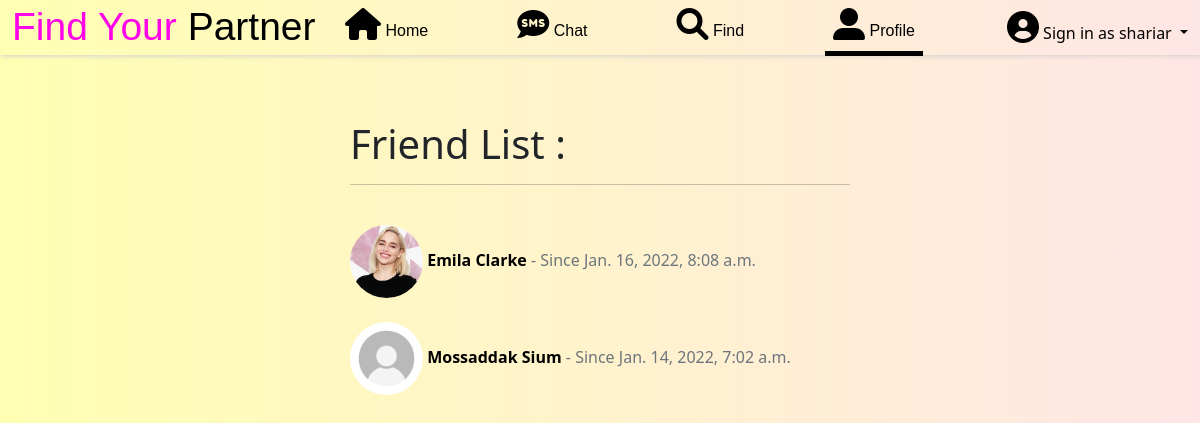
/user_friend_list (signed in), run on the app's committed database.
### homepage/models.py (models this page shows, shortened)
class profile(models.Model):
    name = models.CharField (max_length=99,null=True,blank=True)
    username = models.CharField (max_length=99,null=True,blank=True)
    height = models.CharField (max_length=99)
    weight = models.CharField (max_length=99)
    eyes = models.CharField (max_length=99)
    hair = models.CharField (max_length=99)
    education = models.CharField (max_length=99)
    phone = models.CharField (max_length=99)
    email = models.CharField (max_length=99)
    description = models.TextField ()
    gender = models.CharField (max_length=99,null=True)
    cover_pic = models.ImageField(upload_to='photo/', blank=True, null=True, default = "photo/cover.png")
    profile_pic = models.ImageField(upload_to='photo/', blank=True, null=True, default = "photo/user.jpg")

class friend_list (models.Model):
    username = models.CharField (max_length=99)
    name = models.CharField (max_length=99)
    request_user_name = models.CharField (max_length=99)
    request_name = models.CharField (max_length=99)
    date = models.DateTimeField (auto_now_add=True,null = True)
    friend_count = models.IntegerField (null = True, default=1)

### homepage/views.py (the view)
# urls.py: path('user_friend_list',views.user_friend_list.as_view(),name="user_friend_list"),
class user_friend_list (ListView):
    model = friend_list
    template_name = "friend_list.html"
    ordering = ['-id']
    def get_context_data(self, *args, **kwargs):
        context = super(user_friend_list, self).get_context_data(*args, **kwargs)
        context['status'] = post.objects.all()
        context['comment'] = user_comment.objects.all()
        context['profile_list'] = profile.objects.all()
        return context

### templates/friend_list.html (shortened to what this page needs)
{% load static %}
{% load humanize %}
<!DOCTYPE html>
<html lang="en">
<head>
    <link href="https://cdn.jsdelivr.net/npm/bootstrap@5.1.3/dist/css/bootstrap.min.css" rel="stylesheet"
>
    <link rel="stylesheet" href="https://cdnjs.cloudflare.com/ajax/libs/font-awesome/6.0.0-beta3/css/all.min.css"
 />
    <link href="http://fonts.cdnfonts.com/css/romantic" rel="stylesheet">
    <link href="http://fonts.cdnfonts.com/css/valeerie-morrie" rel="stylesheet">
</head>
{% if user.is_authenticated %}
<body style="background-color: rgb(181, 255, 251);">
    <nav class="navbar navbar-expand-lg navbar-light nav fixed-top">
        <div class="container-fluid box_shadow">
            <a style="color: rgb(255, 0, 234); font-family: 'Valeerie Morrie', sans-serif; font-size: 39px;"
                class="navbar-brand" href="/">Find Your
                <span style="color: black;">Partner</span></a>
            <div class="collapse navbar-collapse" id="navbarSupportedContent">
                <ul class="navbar-nav navs ms-auto mb-2 mb-lg-0">
                    <li class="nav-item nav_item">
                        <a style="color: black ;text-decoration: none;font-family: 'Winter', sans-serif;"
                            class="nav-link" aria-current="page" href="{% url 'home' %}"><i
                                class="fas fa-home fa-2x"></i> Home</a>
                    </li>
                    <li class="nav-item nav_item">
                        <a style="color: black ;text-decoration: none;font-family: 'Winter', sans-serif;"
                            class="nav-link" aria-current="page" href="{% url 'chat_list' %}"><i class="fas fa-sms fa-2x"></i> Chat</a>
                    </li>
                    <li class="nav-item nav_item">
                        <a style="color: black ;text-decoration: none;font-family: 'Winter', sans-serif;"
                            class="nav-link" aria-current="page" href="/"><i class="fas fa-search fa-2x"></i> Find</a>
                    </li>
                    <li class="nav-item nav_item">
                        <a style="color: black; border-bottom: 1px solid white;border-bottom: 5px solid black;text-decoration: none;font-family: 'Winter', sans-serif;"
                            class="nav-link" aria-current="page" href="{% url 'user_profile' %}"><i
                                class="fas fa-user-alt fa-2x"></i>
                            Profile</a>
                    </li>
                </ul>
                <ul style="margin: none;" class="navbar-nav ms-auto mb-2 mb-lg-0">
                    <li style="float: left;margin-top: 0px;" class="nav-item dropdown">
                        {% if user.is_authenticated %}
                    <li style="float: left;margin-top: 0px;" class="nav-item dropdown">
                        <a style="color: black;text-decoration: none;" class="nav-link-user dropdown-toggle" href="#"
                            id="navbarDropdown" role="button" data-bs-toggle="dropdown" aria-expanded="false">
                            <i class="fas fa-user-circle fa-2x"></i>
                            <span style="color: black;"> Sign in as {{ user.username }}</span>
                        </a>
                    </li>
                    {% else %}
                    <a style="color: whblackite ;" class="nav-link" aria-current="page" href="{% url 'signin' %}"><i
                            class="fas fa-user-circle fa-2x"></i>
                        <span style="color: black;font-family: 'Winter', sans-serif;"> Signup/Signin</span>
                    </a>
                    {% endif %}
                    </li>
                </ul>
            </div>
        </div>
    </nav>
    <br>
    <br>
    <br>
    <br>
    <br>
    <div style="width: 500px;margin: auto;">
        <h1>Friend List : </h1>
        <hr>
        {% for friend_list in object_list %}
        {% if friend_list.username == user.username %}
        {% for profile in profile_list %}
        {% if profile.username == friend_list.request_user_name %}
        {% if profile.profile_pic %}
        <img src="{{ profile.profile_pic.url }}" height="73px%" width="73px%" style = "border-radius: 50%;" alt="">
        <a style="text-decoration: none;color: black;" href="{% url 'user_profile_view' profile.pk %}"><b>{{ friend_list.request_name }}</b> <span class = "text-muted">- Since {{ friend_list.date }}</span></a>
        {% else %}
        <img src="{% static 'user.jpg' %}" height="73px%" width="73px%" style = "border-radius: 50%;" alt="">
        <a style="text-decoration: none;color: black;" href="{% url 'user_profile_view' profile.pk %}"><b>{{ friend_list.request_name }}</b> <span class = "text-muted">- Since {{ friend_list.date }}</span></a>
        {% endif %}
        <br>
        {% endif %}
        {% endfor %}
        {% endif %}
        {% if friend_list.request_user_name == user.username %}
        {% for profile in profile_list %}
        {% if profile.username == friend_list.username %}
        {% if profile.profile_pic %}
        <img src="{{ profile.profile_pic.url }}" height="73px%" width="73px%" style = "border-radius: 50%;" alt="">
        <a style="text-decoration: none;color: black;" href="{% url 'user_profile_view' profile.pk %}"><b>{{ friend_list.name }}</b> <span class = "text-muted">- Since {{ friend_list.date }}</span></a>
        {% else %}
        <img src="{% static 'user.jpg' %}" height="73px%" width="73px%" style = "border-radius: 50%;" alt="">
        <a style="text-decoration: none;color: black;" href="{% url 'user_profile_view' profile.pk %}"><b>{{ friend_list.name }}</b> <span class = "text-muted">- Since {{ friend_list.date }}</span></a>
        {% endif %}
        {% endif %}
        <br>
        {% endfor %}
        {% endif %}
        {% endfor %}
    </div>
</body>
{% else %}
{% load static %}
{% endif %}
</html>

### templates/friend_list.html (style rules this page uses)
.nav_item { margin-right: 73px; }
.box_shadow { background-image: linear-gradient(to right, #ffffb3, #ffe6e6); height: 39px; }
.nav { -webkit-box-shadow: 1px 1px 5px 0px rgba(207, 207, 207, 1); -moz-box-shadow: 1px 1px 5px 0px rgba(207, 207, 207, 1); box-shadow: 1px 1px 5px 0px rgba(207, 207, 207, 1); }
.navbar { background-image: linear-gradient(to right, #ffffb3, #ffe6e6); }
.navs { margin: auto; }
body { background: #DFC2F2; background-image: linear-gradient(to right, #ffffb3, #ffe6e6); background-attachment: fixed; background-size: cover; }

### data on the page
friend_list: name "Emila Clarke", date "Jan. 16, 2022, 8:08 a.m."
profile: profile_pic (picture)
friend_list: request_name "Mossaddak Sium", date "Jan. 14, 2022, 7:02 a.m."

### other printed values
{{ user.username }} "shariar"
